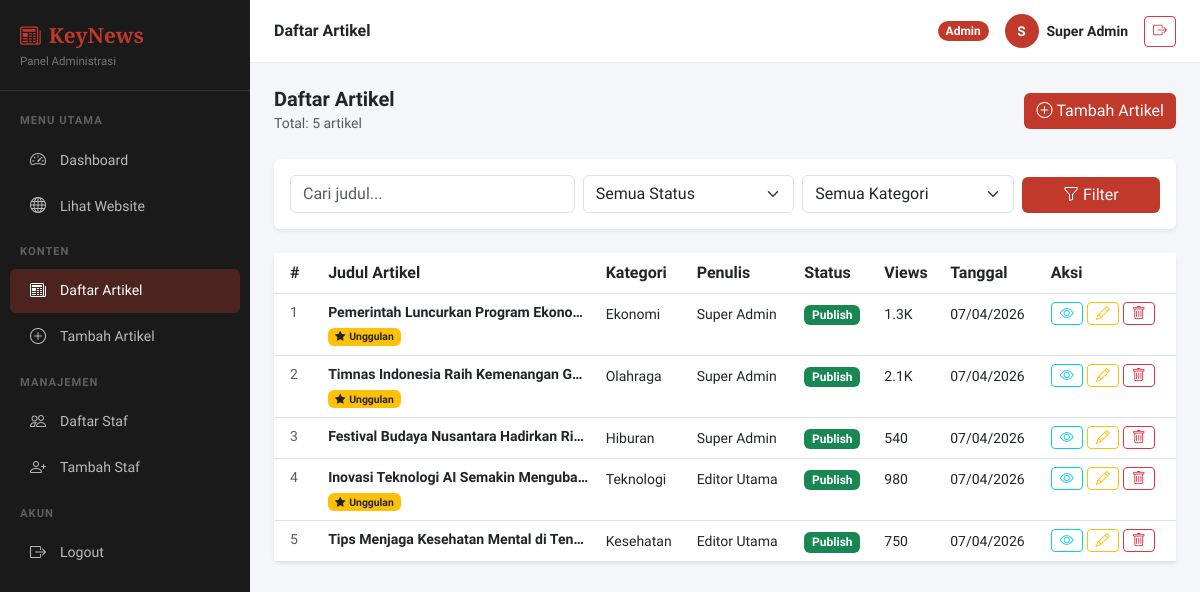
/admin/artikel_masuk.php (signed in), run on the app's committed database.
### tables this page shows
CREATE TABLE IF NOT EXISTS artikel (
    id INT AUTO_INCREMENT PRIMARY KEY,
    judul VARCHAR(255) NOT NULL,
    slug VARCHAR(255) NOT NULL UNIQUE,
    konten LONGTEXT NOT NULL,
    ringkasan TEXT,
    gambar VARCHAR(255) DEFAULT NULL,
    id_kategori INT NOT NULL,
    id_staf INT NOT NULL,
    status ENUM('draft','publish','arsip') DEFAULT 'draft',
    views INT DEFAULT 0,
    featured TINYINT(1) DEFAULT 0,
    created_at TIMESTAMP DEFAULT CURRENT_TIMESTAMP,
    updated_at TIMESTAMP DEFAULT CURRENT_TIMESTAMP ON UPDATE CURRENT_TIMESTAMP,
    FOREIGN KEY (id_kategori) REFERENCES kategori(id) ON DELETE CASCADE,
    FOREIGN KEY (id_staf) REFERENCES staf(id) ON DELETE CASCADE
);

CREATE TABLE IF NOT EXISTS kategori (
    id INT AUTO_INCREMENT PRIMARY KEY,
    nama VARCHAR(100) NOT NULL,
    slug VARCHAR(100) NOT NULL UNIQUE,
    created_at TIMESTAMP DEFAULT CURRENT_TIMESTAMP
);

CREATE TABLE IF NOT EXISTS staf (
    id INT AUTO_INCREMENT PRIMARY KEY,
    nama VARCHAR(100) NOT NULL,
    username VARCHAR(50) NOT NULL UNIQUE,
    password VARCHAR(255) NOT NULL,
    email VARCHAR(100) NOT NULL,
    role ENUM('admin','editor','reporter') DEFAULT 'reporter',
    foto VARCHAR(255) DEFAULT NULL,
    status ENUM('aktif','nonaktif') DEFAULT 'aktif',
    created_at TIMESTAMP DEFAULT CURRENT_TIMESTAMP
);

### includes/koneksi.php (called while the page is built, shortened)
<?php
function formatViews($n) {
    if ($n >= 1000) return round($n/1000, 1) . 'K';
    return $n;
}
?>

### admin/artikel_masuk.php (the view, shortened to what this page needs)
<?php
require_once '../includes/koneksi.php';
$search = isset($_GET['q']) ? $koneksi->real_escape_string(trim($_GET['q'])) : '';
$where = '1=1';
$page = isset($_GET['p']) ? max(1,(int)$_GET['p']) : 1;
$per_page = 10;
$offset = ($page-1)*$per_page;
$total = $koneksi->query("SELECT COUNT(*) FROM artikel a WHERE $where")->fetch_row()[0];
$artikel = $koneksi->query("SELECT a.*, k.nama AS kat_nama, s.nama AS penulis
    FROM artikel a JOIN kategori k ON a.id_kategori=k.id JOIN staf s ON a.id_staf=s.id
    WHERE $where ORDER BY a.created_at DESC LIMIT $per_page OFFSET $offset");
require_once 'includes/admin_layout.php';
?>
<div class="d-flex justify-content-between align-items-center mb-4">
    <div>
        <h5 class="fw-bold mb-0">Daftar Artikel</h5>
        <small class="text-muted">Total: <?= number_format($total) ?> artikel</small>
    </div>
    <a href="tambah_artikel.php" class="btn btn-merah"><i class="bi bi-plus-circle me-1"></i>Tambah Artikel</a>
</div>
<div class="card border-0 shadow-sm mb-4">
    <div class="card-body">
        <form class="row g-2 align-items-end" method="GET">
            <div class="col-md-4">
                <input type="text" name="q" class="form-control" placeholder="Cari judul..." value="<?= htmlspecialchars($search) ?>">
            </div>
            <div class="col-md-3">
                <select name="status" class="form-select">
                    <option value="">Semua Status</option>
                </select>
            </div>
            <div class="col-md-3">
                <select name="kat" class="form-select">
                    <option value="">Semua Kategori</option>
                </select>
            </div>
            <div class="col-md-2">
                <button type="submit" class="btn btn-merah w-100"><i class="bi bi-funnel me-1"></i>Filter</button>
            </div>
        </form>
    </div>
</div>
<div class="card border-0 shadow-sm">
    <div class="card-body p-0">
        <div class="table-responsive">
            <table class="table table-hover mb-0">
                <thead class="bg-light">
                    <tr>
                        <th class="px-3">#</th>
                        <th>Judul Artikel</th>
                        <th>Kategori</th>
                        <th>Penulis</th>
                        <th>Status</th>
                        <th>Views</th>
                        <th>Tanggal</th>
                        <th>Aksi</th>
                    </tr>
                </thead>
                <tbody>
                    <?php if ($total == 0): ?>
                    <tr><td colspan="8" class="text-center py-5 text-muted">Tidak ada artikel ditemukan.</td></tr>
                    <?php else: $no = $offset+1; while ($a = $artikel->fetch_assoc()): ?>
                    <tr>
                        <td class="px-3 text-muted small"><?= $no++ ?></td>
                        <td style="max-width:250px;">
                            <div class="fw-semibold" style="font-size:0.88rem;white-space:nowrap;overflow:hidden;text-overflow:ellipsis;">
                                <?= htmlspecialchars($a['judul']) ?>
                            </div>
                            <?php if ($a['featured']): ?>
                            <span class="badge bg-warning text-dark" style="font-size:0.65rem;"><i class="bi bi-star-fill me-1"></i>Unggulan</span>
                            <?php endif; ?>
                        </td>
                        <td><small><?= htmlspecialchars($a['kat_nama']) ?></small></td>
                        <td><small><?= htmlspecialchars($a['penulis']) ?></small></td>
                        <td>
                            <?php
                            $badges = ['publish'=>'success','draft'=>'warning','arsip'=>'secondary'];
                            $labels = ['publish'=>'Publish','draft'=>'Draft','arsip'=>'Arsip'];
                            ?>
                            <span class="badge bg-<?= $badges[$a['status']] ?>"><?= $labels[$a['status']] ?></span>
                        </td>
                        <td><small><?= formatViews($a['views']) ?></small></td>
                        <td><small><?= date('d/m/Y', strtotime($a['created_at'])) ?></small></td>
                        <td>
                            <div class="d-flex gap-1">
                                <a href="../artikel.php?slug=<?= $a['slug'] ?>" target="_blank" class="btn btn-sm btn-outline-info py-0 px-2" title="Lihat"><i class="bi bi-eye"></i></a>
                                <a href="edit_artikel.php?id=<?= $a['id'] ?>" class="btn btn-sm btn-outline-warning py-0 px-2" title="Edit"><i class="bi bi-pencil"></i></a>
                                <a href="hapus_artikel.php?id=<?= $a['id'] ?>" class="btn btn-sm btn-outline-danger py-0 px-2" title="Hapus" onclick="return confirm('Yakin hapus artikel ini?')"><i class="bi bi-trash"></i></a>
                            </div>
                        </td>
                    </tr>
                    <?php endwhile; endif; ?>
                </tbody>
            </table>
        </div>
    </div>
</div>
<?php require_once 'includes/admin_layout_end.php'; ?>

### admin/includes/admin_layout.php (style rules this page uses)
:root { --merah: #C0392B; }
body { font-family: 'Source Sans 3', sans-serif; background: #f4f6f9; }
.btn-merah { background: var(--merah); color: #fff; border: none; }

### data on the page
artikel: judul "Pemerintah Luncurkan Program Ekono…", featured 1 (drawn), id_kategori.nama "Ekonomi", id_staf.nama "Super Admin", status "Publish", views "1.3K", created_at "07/04/2026"
artikel: judul "Timnas Indonesia Raih Kemenangan Ge…", featured 1 (drawn), id_kategori.nama "Olahraga", id_staf.nama "Super Admin", status "Publish", views "2.1K", created_at "07/04/2026"
artikel: judul "Festival Budaya Nusantara Hadirkan Ri…", id_kategori.nama "Hiburan", id_staf.nama "Super Admin", status "Publish", views "540", created_at "07/04/2026"
artikel: judul "Inovasi Teknologi AI Semakin Menguba…", featured 1 (drawn), id_kategori.nama "Teknologi", id_staf.nama "Editor Utama", status "Publish", views "980", created_at "07/04/2026"
artikel: judul "Tips Menjaga Kesehatan Mental di Ten…", id_kategori.nama "Kesehatan", id_staf.nama "Editor Utama", status "Publish", views "750", created_at "07/04/2026"

### other printed values
SITE_NAME "KeyNews"
$page_title "Daftar Artikel"
$_SESSION['staf_role'] "Admin"
substr($_SESSION['staf_nama'], 0, 1) "S"
$_SESSION['staf_nama'] "Super Admin"
$total "5"
